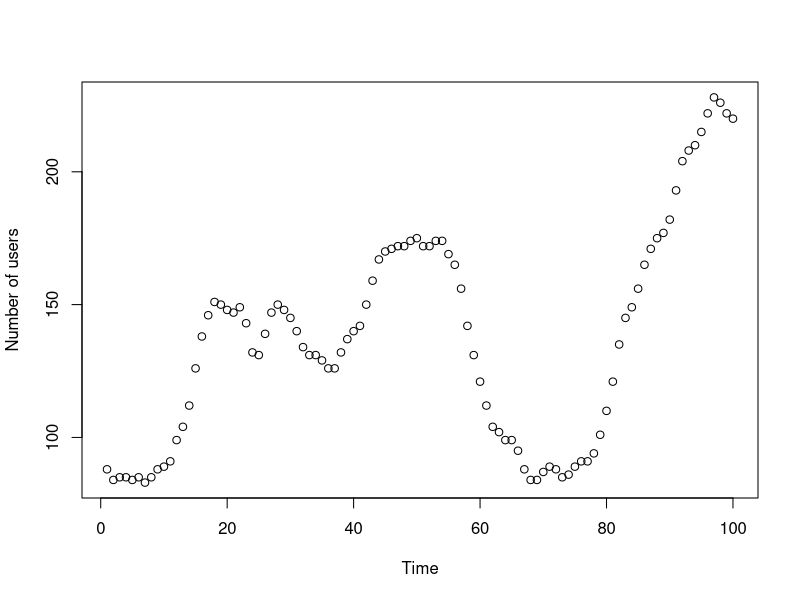
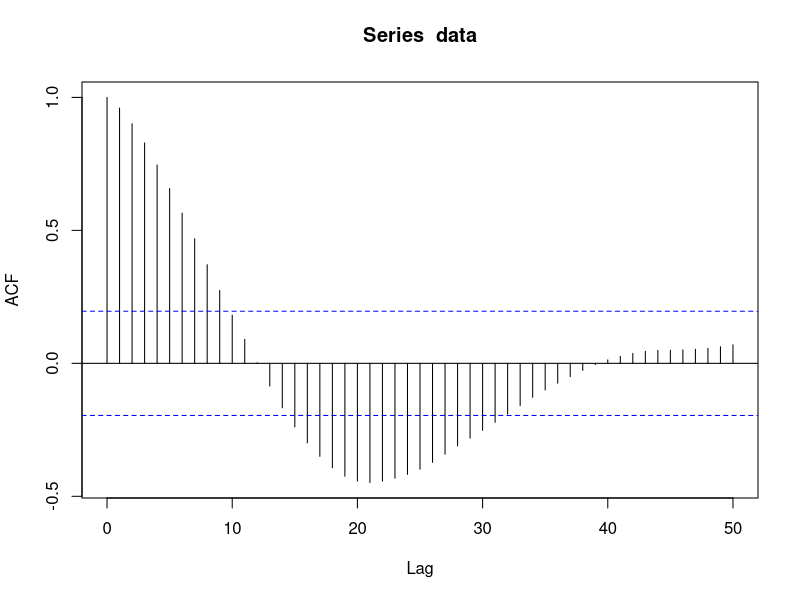
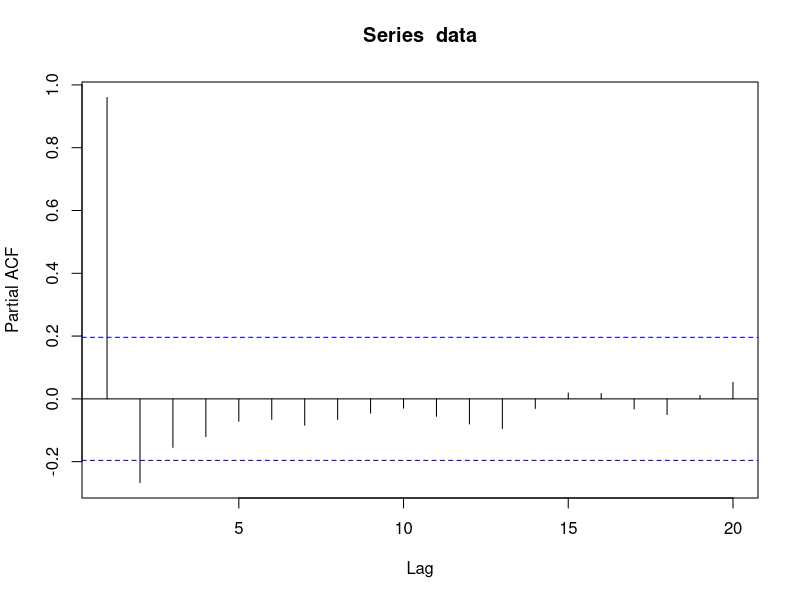
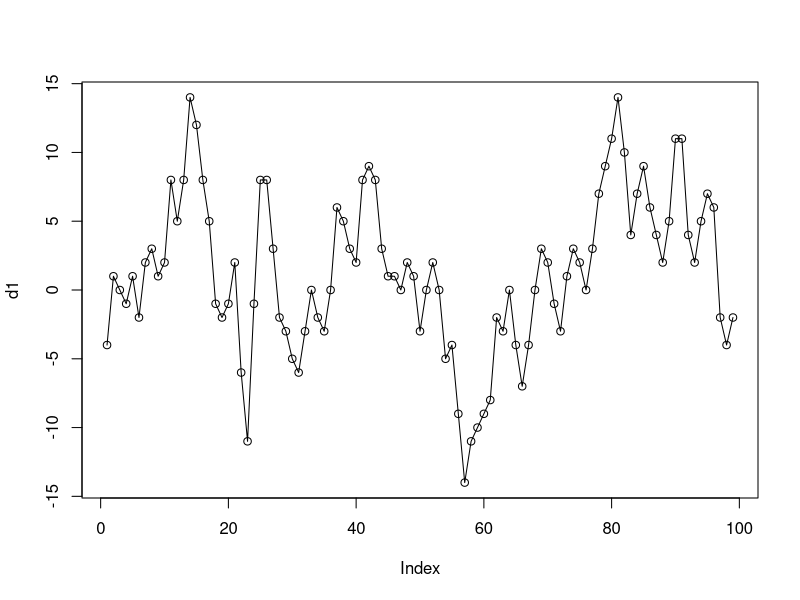
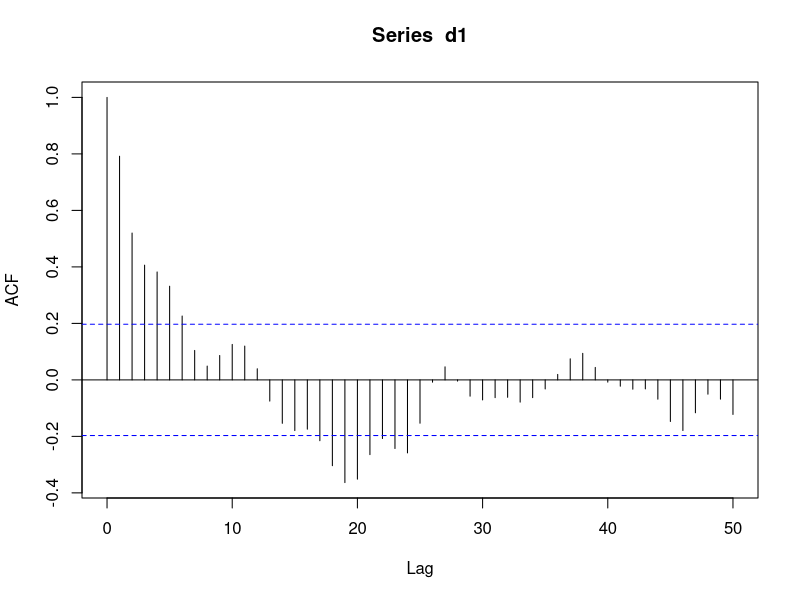
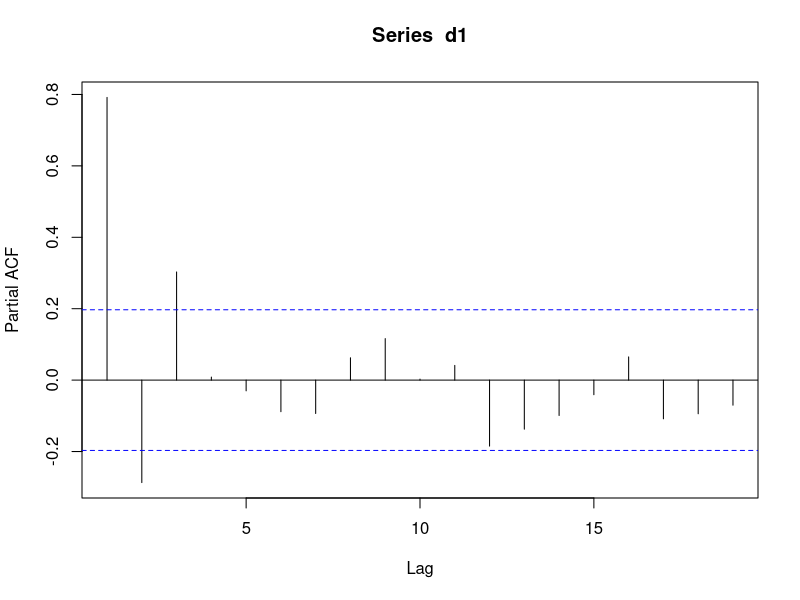
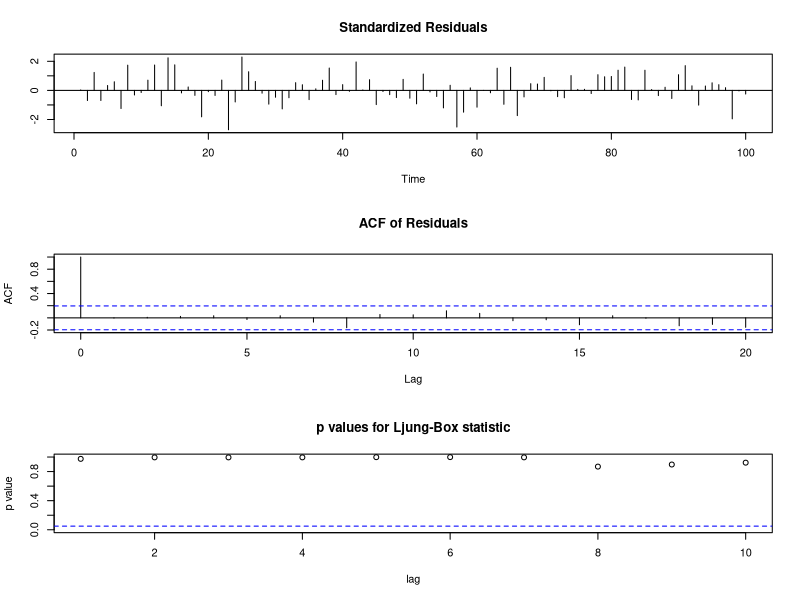
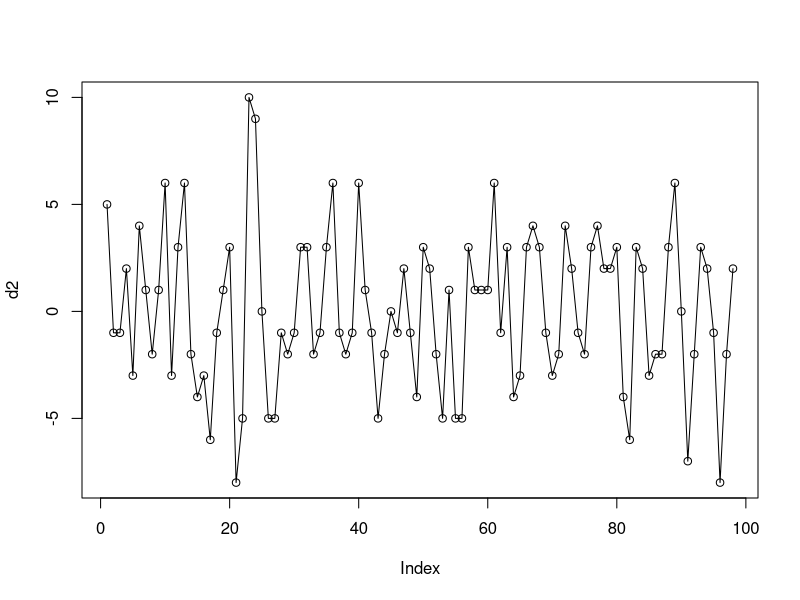

R code for these plots, in order:
data = scan("./wwwusage.txt",skip=1)
mean(data)
plot(data,xlab="Time",ylab="Number of users")
acf(data,lag.max = 50) # cut off after 31
pacf(data) # cut off after  2
# non stationary

# first order Difference
d1 = diff(data)
plot(d1)
lines(d1)
acf(d1,lag.max = 50) # cut off after 24
pacf(d1) # cut off after 3

# Yule-Walker Estimation
yw1 = ar.yw(d1)
summary(yw1);yw1 # AR(3) with parameters 1.106, -0.596, 0.303

# Fit ARIMA(3,1,0) model
arima1 = arima(data, order=c(3,1,0))
arima1
tsdiag(arima1)
AIC(arima1)

# second order difference
d2 = diff(d1)
plot(d2)
lines(d2)
acf(d2,lag.max = 50) # cut off after 27
pacf(d2) # cut off after 2

# Yule-Walker Estimation
yw2 = ar.yw(d2)
summary(yw2);yw2 # AR(2) with parameters 0.2489 and -0.4341

# Fit ARIMA(2,2,0) model
arima2 = arima(data, order=c(2,2,0))
arima2
tsdiag(arima2)
AIC(arima2)

library(forecast)
# Auto ARIMA
autoarima = auto.arima(data)
autoarima
arima3 = arima(data, order=c(1,1,1))
arima3
tsdiag(arima3)
AIC(arima3)
